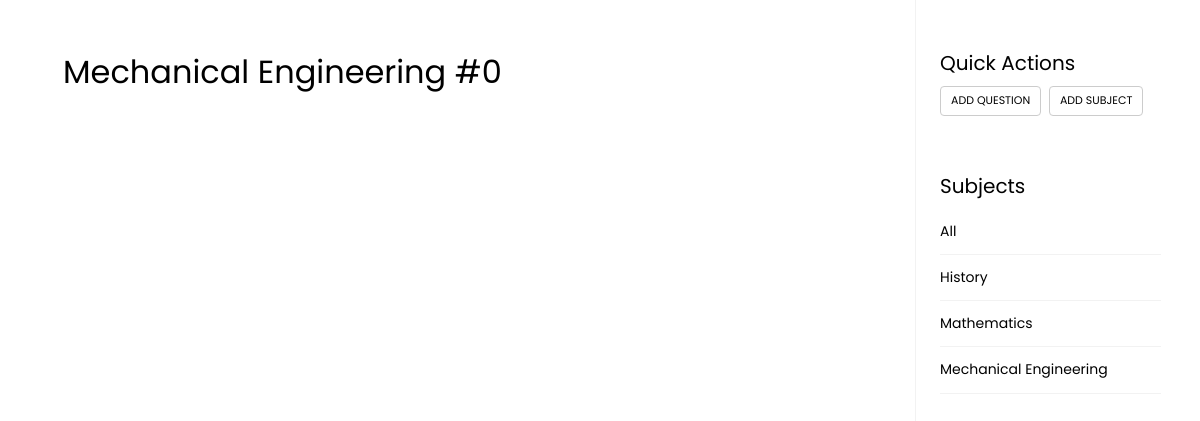
Page /subject/3 on the committed database.
### question/models.py (models this page shows, shortened)
class Subject(models.Model):
    name = models.CharField(max_length=100, verbose_name="Subject Name")
    description = models.TextField()

### question/views.py (the view)
# urls.py: path('subject/<int:subject_id>', subject_view, name='subject'),
def subject_view(request, subject_id):
    subjects = Subject.objects.all()
    questions = Question.objects.filter(subject=subject_id)
    subject =  Subject.objects.get(id=subject_id)
    question_count = questions.count()
    context = {
        'page_subject': subject.name,
        'subjects_list': subjects,
        'questions': questions,
        'question_count': question_count,
    }
    return render(request, 'questions.html', context)

### templates/questions.html (shortened to what this page needs)
{% extends 'base.html' %}
{% load static %}
{% block body %}
<div id="content" class="p-0 p-md-5 pt-5">
  <h2 class="mb-4">{{page_subject}} #{{question_count}}</h2>
</div>
<nav id="sidebar">
  <div class="p-4 pt-5">
    <div class="mb-5">
      <h5>Quick Actions</h5>
      <div class="tagcloud">
        <a href="{% url 'add' %}" class="tag-cloud-link">Add Question</a>
        <a href="{% url 'add_subject' %}" class="tag-cloud-link">Add Subject</a>
      </div>
    </div>
    <h5>Subjects</h5>
    <ul class="list-unstyled components mb-5">
      <li>
        <a href="/">All</a>
      </li>
      {%for subject in subjects_list %}
      <li>
        <a href="{% url 'subject' subject.id %}">{{subject.name}}</a>
      </li>
      {%endfor%}
    </ul>
  </div>
</nav>
{%endblock%}

### rows in the picture
Subject: name "Mechanical Engineering"
Subject: name "History"
Subject: name "Mathematics"

### other values in the picture
{{ question_count }} "0"
